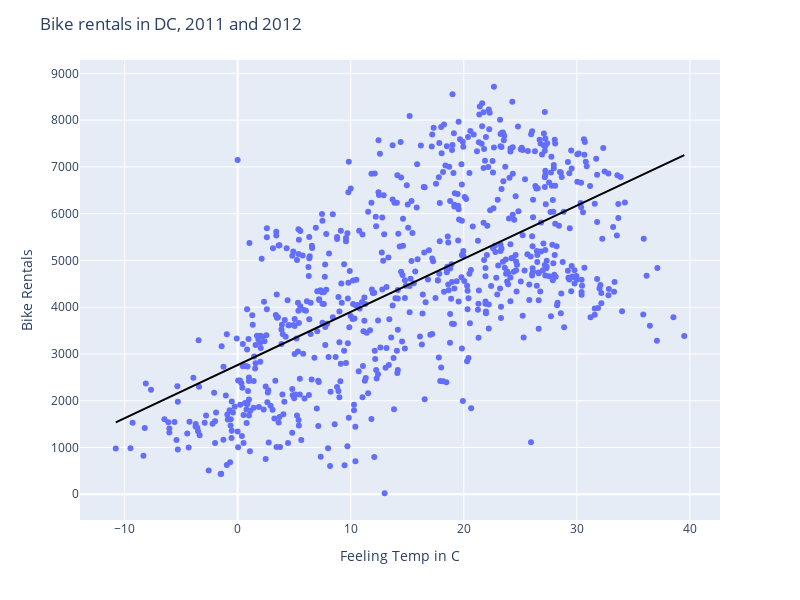

Notebook cell for this chart:
### Markdown cell above
The model has an intercept of 2344.97 and a slope of 141.29, meaning that, on average, at 0 degrees Celcius there will be 2345 bikes rented, and for every degree warmer, the number of bike rentals will increase by 141.3. The R squared value of 0.394 is decent, especially since the graph doesn't take into account many variables such as common vacation times.

### Code cell
# Redo - linear model cnt vs feeling_temp
X = DF['feelingtemp'].values.reshape(-1,1)
Y = DF['cnt']
LM = LinearRegression()
LM.fit(X,Y)
DF['prediction2'] = LM.predict(X)

fig = px.scatter(DF, 
                 x = 'feelingtemp',
                 y = 'cnt',
                 #color = 'feelingtemp',
                 
                 )
fig.update_layout(coloraxis_colorbar_title='Feeling Temperature (C)',
                  title = 'Bike rentals in DC, 2011 and 2012',
                  xaxis_title = 'Feeling Temp in C',
                  yaxis_title = 'Bike Rentals',
                  width = 800,
                  height = 600
                 )
fig.add_trace(
              px.line(DF, x = 'feelingtemp', y = 'prediction2', color_discrete_sequence = ['black']).data[0]
              )
fig.show()
print(LM2.coef_)
print(LM2.intercept_)
print(LM2.score(X,Y))

### Figure 1 — Plotly figure (JSON) as saved in the notebook; plotly's stock layout.template omitted (floating-point values rounded to 4 significant figures; data arrays with more than 128 entries replaced by an {"elided": "..."} marker saying what was removed)
{"data": [{"hovertemplate": "feelingtemp=%{x}<br>cnt=%{y}<extra></extra>", "legendgroup": "", "marker": {"color": "#636efa", "symbol": "circle"}, "mode": "markers", "name": "", "orientation": "v", "showlegend": false, "type": "scatter", "x": {"elided": "731 float values"}, "xaxis": "x", "y": {"elided": "731 int values"}, "yaxis": "y"}, {"hovertemplate": "feelingtemp=%{x}<br>prediction2=%{y}<extra></extra>", "legendgroup": "", "line": {"color": "black", "dash": "solid"}, "marker": {"symbol": "circle"}, "mode": "lines", "name": "", "orientation": "v", "showlegend": false, "type": "scatter", "x": {"elided": "731 float values"}, "xaxis": "x", "y": {"elided": "731 float values"}, "yaxis": "y"}], "layout": {"coloraxis": {"colorbar": {"title": {"text": "Feeling Temperature (C)"}}}, "height": 600, "legend": {"tracegroupgap": 0}, "margin": {"t": 60}, "title": {"text": "Bike rentals in DC, 2011 and 2012"}, "width": 800, "xaxis": {"anchor": "y", "domain": [0, 1], "title": {"text": "Feeling Temp in C"}}, "yaxis": {"anchor": "x", "domain": [0, 1], "title": {"text": "Bike Rentals"}}}}
